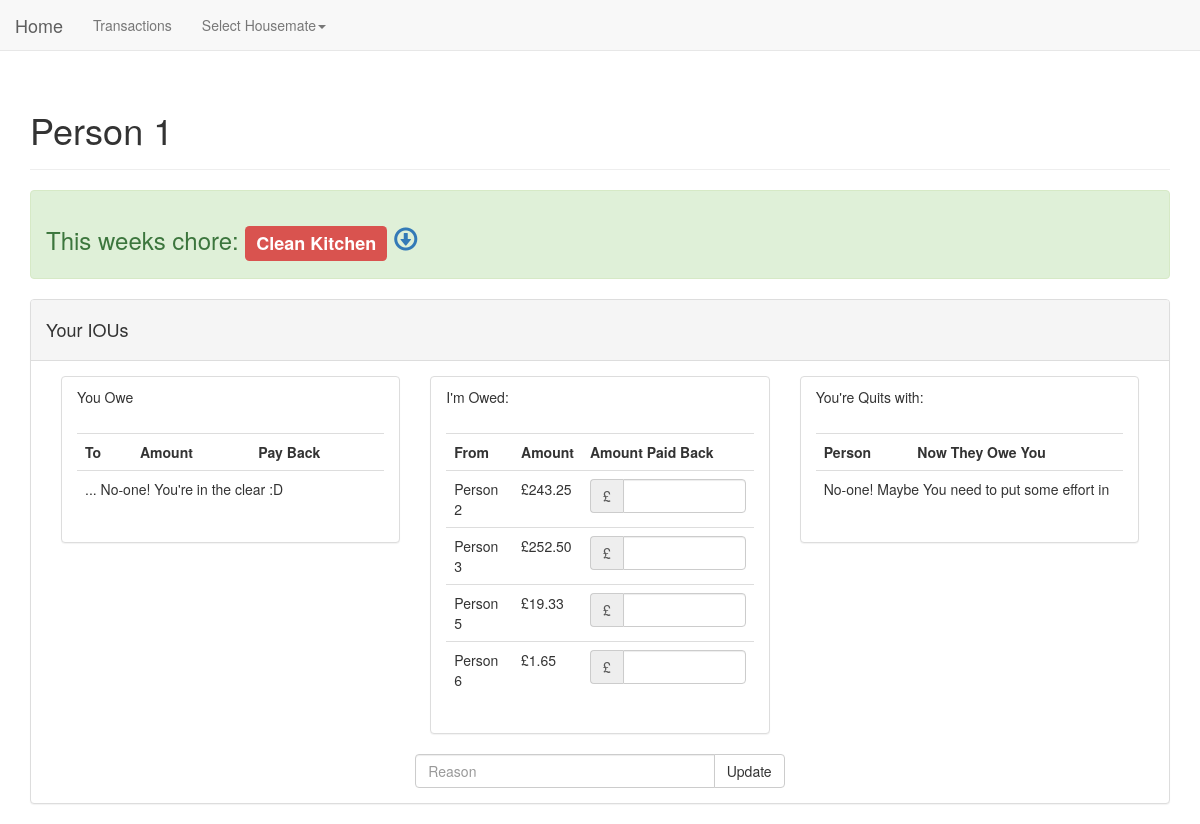
/profile/Person 1, run on the app's committed database.
### housenet/database/models.py (models this page shows, shortened)
class Chore(db.Model):
    __tablename__ = "chores"
    id = db.Column(db.Integer, primary_key=True, unique=True)
    title = db.Column(db.String(250), nullable=False)
    who_id = db.Column(db.Integer, db.ForeignKey("housemates.name"))
    start_date = db.Column(db.Date, nullable=False)
    end_date = db.Column(db.Date)

class Cashflow(db.Model):
    __tablename__ = "cashflows"
    id = db.Column(db.Integer, primary_key=True, unique=True)
    to_name = db.Column(db.String, db.ForeignKey("housemates.name"))
    from_name = db.Column(db.String, db.ForeignKey("housemates.name"))
    _amount = db.Column(db.Float(asdecimal=True, decimal_return_scale=3))
    @property
    def amount(self):
        return self._amount
    @property
    def as_tuple(self):
        return self.from_name, self.to_name, "{0:,.2f}".format(self.amount)

### housenet/views/views.py (the view, shortened to what this page needs)
@base_app.route("/profile/<name>", methods=["POST", "GET"])
def profile(name):
    housemate = Housemate.query.get(name)
    if not housemate:
        return "<a>You're drunk, go </a><a href='/'>home</a>"
    current_chore = housemate.current_chore
    debts = (cashflow.as_tuple for cashflow in housemate.out_flow)
    debits = (cashflow.as_tuple for cashflow in housemate.in_flow)
    quits = (cashflow.as_tuple for cashflow in housemate.quits)
    return render_template("profile.html", title=name, current_chore=current_chore, debts=debts, debits=debits,
                           quits=quits)

### housenet/__init__.py (called while the page is built)
def add_global_context_processors(app):
    @app.context_processor
    def inject_vars():
        values = {}
        housemate_names = Housemate.names()
        values['names'] = housemate_names
        return values

### housenet/database/models.py (called while the page is built)
    @staticmethod
    def names():
        return (housemate.name for housemate in Housemate.query.all())

    @property
    def current_chore(self):
        return self.chore_on(datetime.date.today())

    def chore_on(self, date):
        return self.chores.filter(Chore.start_date <= date,
                                  Chore.end_date > datetime.date.today()).first()

### housenet/templates/profile.html (shortened to what this page needs)
{% extends "layout.html" %}
{% block content %}
    <div class="alert alert-success" xmlns="http://www.w3.org/1999/html" xmlns="http://www.w3.org/1999/html">
        <h3>This weeks chore:
            <span class="label label-danger">{{current_chore.title}}</span>
            <a href="{{ url_for("base_app.get_ical", name=title) }}">
                <span class="glyphicon glyphicon-download" aria-hidden="true"></span>
            </a>
        </h3>
    </div>
    <div class="panel panel-default">
        <div class="panel-heading"><h4>Your IOUs</h4></div>
            <div class="container-fluid">
                <div class="row">
                    <div class="panel-body">
                        <div class="col-md-4">
                            <div class="panel panel-default">
                                <form method="post" name="You Owe" id="you_owe">
                                    <div class="panel-heading">You Owe</div>
                                    <div class="panel-body">
                                        <table class="table">
                                            <tr>
                                                <th>To</th><th>Amount</th><th>Pay Back</th>
                                            </tr>
                                            {% for _, to, amount in debts %}
                                            <tr>
                                                <td>{{ to }}</td><td>£{{ amount }}</td>
                                                <td>
                                                    <div class="input-group">
                                                        <div class="input-group-addon">£</div>
                                                        <input class="form-control" type="number" name="{{ to }}" step="any">
                                                    </div>
                                                </td>
                                            </tr>
                                            {% else %}
                                            <tr>
                                                <td colspan="3">... No-one! You're in the clear :D</td>
                                            </tr>
                                            {% endfor %}
                                        </table>
                                    </div>
                                </form>
                            </div>
                        </div>
                        <div class="col-md-4">
                            <div class="panel panel-default">
                                <form method="post" name="I'm Owed" id="im_owed">
                                    <div class="panel-heading">I'm Owed:</div>
                                    <div class="panel-body">
                                        <table class="table">
                                            <tr>
                                                <th>From</th><th>Amount</th><th>Amount Paid Back</th>
                                            </tr>
                                            {% for from, _, amount in debits %}
                                            <tr>
                                                <td>{{ from }}</td><td>£{{ amount }}</td>
                                                <td>
                                                    <div class="input-group">
                                                        <div class="input-group-addon">£</div>
                                                        <input class="form-control" type="number" name="{{ from }}" step="any">
                                                    </div>
                                                </td>
                                            </tr>
                                            {% else %}
                                            <tr>
                                                <td colspan="3">Nowt... consider being more generous</td>
                                            </tr>
                                            {% endfor %}
                                        </table>
                                    </div>
                                </form>
                                </div>
                            </div>
                            <div class="col-md-4">
                                <div class="panel panel-default">
                                    <form method="post" name="Quits With" id="quits">
                                        <div class="panel-heading">You're Quits with:</div>
                                        <div class="panel-body">
                                            <table class="table">
                                                <tr>
                                                    <th>Person</th><th>Now They Owe You</th>
                                                </tr>
                                                {% for from, to, _ in quits %}
                                                <tr>
                                                    <td>{{ from }}</td>
                                                    <td>
                                                    <div class="input-group">
                                                        <div class="input-group-addon">£</div>
                                                        <input class="form-control" type="number" name="{{ from }}" step="any">
                                                    </div>
                                                    </td>
                                                </tr>
                                                {% else %}
                                                <tr>
                                                    <td colspan="2">No-one! Maybe You need to put some effort in</td>
                                                </tr>
                                                {% endfor %}
                                            </table>
                                        </div>
                                    </form>
                                    </div>
                                </div>
                                <div class="col-md-4 col-md-offset-4">
                                    <div class="row">
                                        <div class="input-group">
                                            <input type="text" class="form-control" placeholder="Reason" aria-describedby="basic-addon1" id="reason_box">
                                            <span class="input-group-btn">
                                                <button class="btn btn-default" type="button" onclick="submit()">Update</button>
                                            </span>
                                        </div>
                                    </div>
                                </div>
                    </div>
                </div>
            </div>
    </div>
{% endblock %}

### data on the page
Chore: title "Clean Kitchen"
Cashflow: from_name "Person 2", _amount "243.25"
Cashflow: from_name "Person 3", _amount "252.50"
Cashflow: from_name "Person 5", _amount "19.33"
Cashflow: from_name "Person 6", _amount "1.65"

### other printed values
{{ title }} "Person 1"
